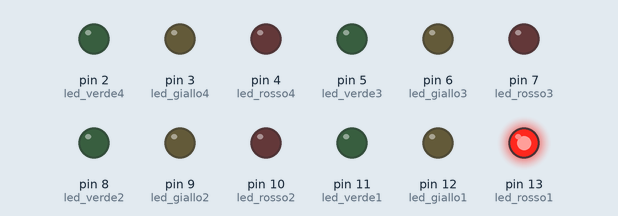
Simulated run of this sketch. Board: Arduino Uno, built with avr-gcc and run on an emulated ATmega328P. Parts: output pins drawn as LEDs (lit = HIGH).

Above: at 0.5 s.
At 2.5 s:
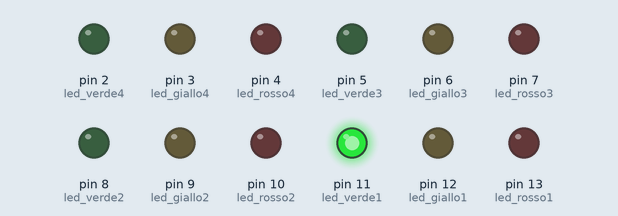
At 4.5 s:
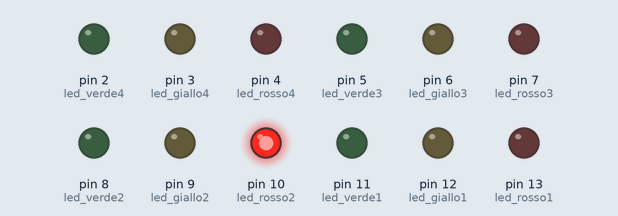
At 9.5 s:
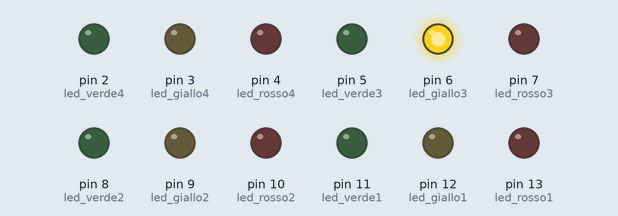
At 14.5 s:
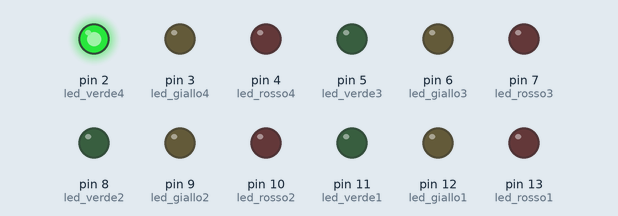
At 19.5 s:
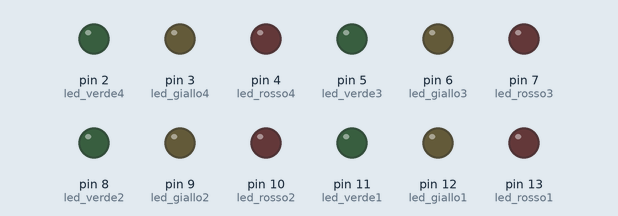
Timing chart, 0 to 20.8 s (numbered marks = the images above):
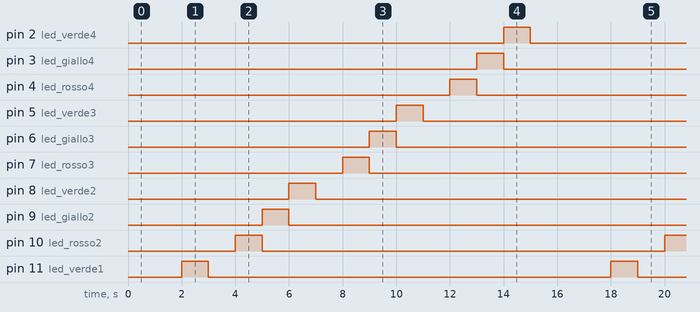

The sketch:

circuito_semaforo_incrocio.ino
```cpp
int led_rosso1 = 13;
int led_giallo1 = 12;
int led_verde1 = 11;

int led_rosso2 = 10;
int led_giallo2 = 9;
int led_verde2 = 8;

int led_rosso3 = 7;
int led_giallo3 = 6;
int led_verde3 = 5;

int led_rosso4 = 4;
int led_giallo4 = 3;
int led_verde4 = 2;


void setup()
{
  //Semaforo 1
  pinMode(led_rosso1, OUTPUT);
  pinMode(led_giallo1, OUTPUT);
  pinMode(led_verde1, OUTPUT);

  //Semaforo 2
  pinMode(led_rosso2, OUTPUT);
  pinMode(led_giallo2, OUTPUT);
  pinMode(led_verde2, OUTPUT);

  //Semaofor 3
  pinMode(led_rosso3, OUTPUT);
  pinMode(led_giallo3, OUTPUT);
  pinMode(led_verde3, OUTPUT);

  //Semaforo 4
  pinMode(led_rosso4, OUTPUT);
  pinMode(led_giallo4, OUTPUT);
  pinMode(led_verde4, OUTPUT);

}

void loop()
{
  //Semaforo 1
  digitalWrite(led_rosso1, HIGH);
  digitalWrite(led_giallo1, LOW);
  digitalWrite(led_verde1, LOW);
  delay(1000);
  digitalWrite(led_rosso1, LOW);
  digitalWrite(led_giallo1, HIGH);
  digitalWrite(led_verde1, LOW);
  delay(1000);
  digitalWrite(led_rosso1, LOW);
  digitalWrite(led_giallo1, LOW);
  digitalWrite(led_verde1, HIGH);
  delay(1000);
  digitalWrite(led_verde1, LOW);
  delay(1000);

  //Semaforo 2
  digitalWrite(led_rosso2, HIGH);
  digitalWrite(led_giallo2, LOW);
  digitalWrite(led_verde2, LOW);
  delay(1000);
  digitalWrite(led_rosso2, LOW);
  digitalWrite(led_giallo2, HIGH);
  digitalWrite(led_verde2, LOW);
  delay(1000);
  digitalWrite(led_rosso2, LOW);
  digitalWrite(led_giallo2, LOW);
  digitalWrite(led_verde2, HIGH);
  delay(1000);
  digitalWrite(led_verde2, LOW);
  delay(1000);

  //Semaforo 3
  digitalWrite(led_rosso3, HIGH);
  digitalWrite(led_giallo3, LOW);
  digitalWrite(led_verde1, LOW);
  delay(1000);
  digitalWrite(led_rosso3, LOW);
  digitalWrite(led_giallo3, HIGH);
  digitalWrite(led_verde3, LOW);
  delay(1000);
  digitalWrite(led_rosso3, LOW);
  digitalWrite(led_giallo3, LOW);
  digitalWrite(led_verde3, HIGH);
  delay(1000);
  digitalWrite(led_verde3, LOW);
  delay(1000);

  //Semaforo 4
  digitalWrite(led_rosso4, HIGH);
  digitalWrite(led_giallo4, LOW);
  digitalWrite(led_verde4, LOW);
  delay(1000);
  digitalWrite(led_rosso4, LOW);
  digitalWrite(led_giallo4, HIGH);
  digitalWrite(led_verde4, LOW);
  delay(1000);
  digitalWrite(led_rosso4, LOW);
  digitalWrite(led_giallo4, LOW);
  digitalWrite(led_verde4, HIGH);
  delay(1000);
  digitalWrite(led_verde4, LOW);
  delay(1000);

}
```

Measured:
- by itself, pin 2 (led_verde4), pin 3 (led_giallo4), pin 4 (led_rosso4), pin 5 (led_verde3), pin 6 (led_giallo3), pin 7 (led_rosso3), pin 8 (led_verde2), pin 9 (led_giallo2), pin 10 (led_rosso2), pin 11 (led_verde1), pin 12 (led_giallo1), pin 13 (led_rosso1): alternates HIGH for 1.0 s and LOW for 15.0 s
- by itself, everything shown: repeats every 16.0 s, in 16 steps
